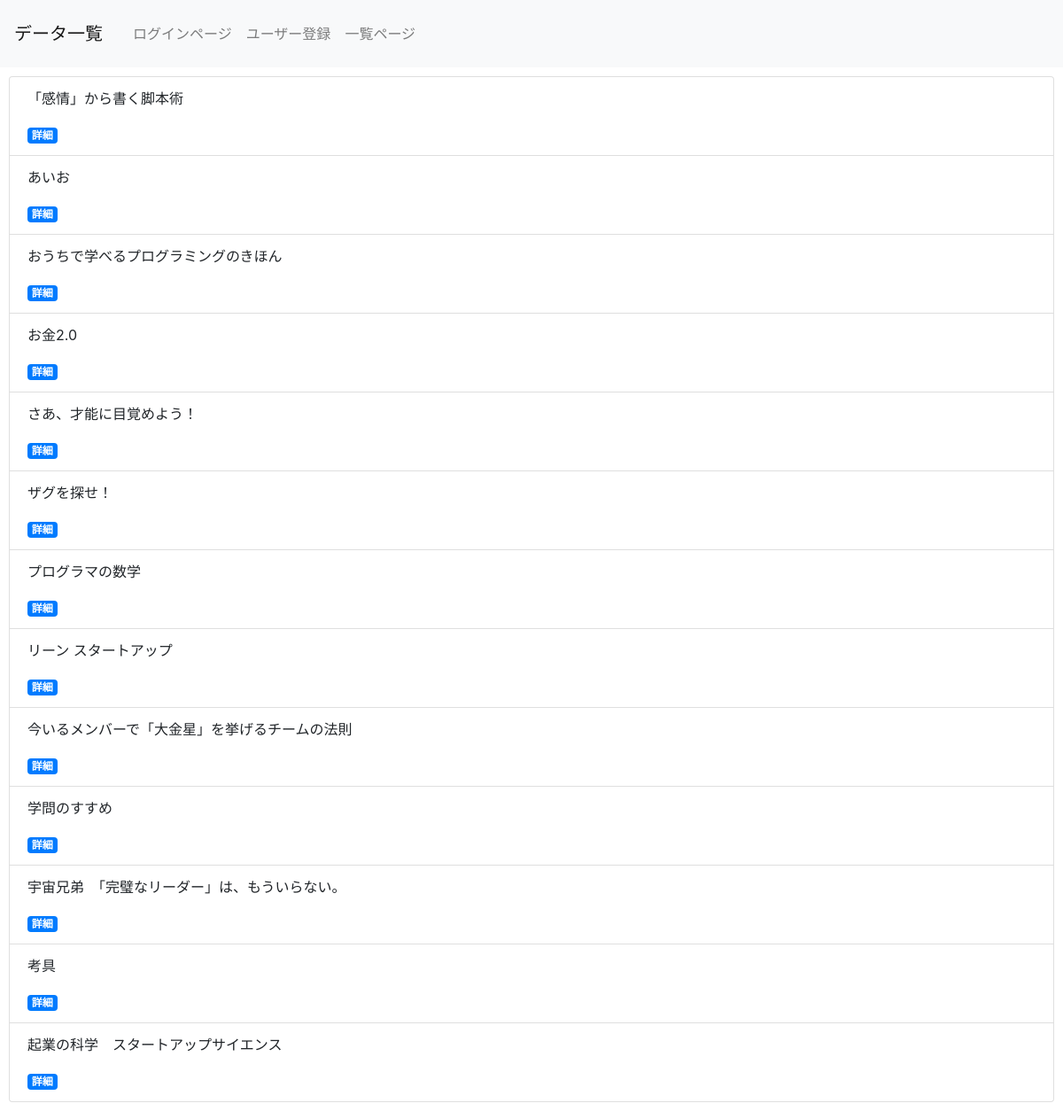
Screenshot of /select_nologin.php with the database file from the repository.
### tables this page shows
CREATE TABLE IF NOT EXISTS `gs_bm_table` (
`id` int(12) NOT NULL,
  `name` varchar(64) NOT NULL,
  `url` text NOT NULL,
  `comment` text NOT NULL,
  `indate` datetime NOT NULL
);

### select_nologin.php (the view, shortened to what this page needs)
<?php
$pdo=db_conn();
$sql = 'SELECT * FROM gs_bm_table ORDER BY name ASC LIMIT 100';
$stmt = $pdo->prepare($sql);
$status = $stmt->execute();
$view='';
if ($status==false) {
    $error = $stmt->errorInfo();
    exit('sqlError:'.$error[2]);
} else {
    while ($result = $stmt->fetch(PDO::FETCH_ASSOC)) {
        $view .= '<li class="list-group-item">';
        $view .= '<p>'.$result['name'].'</strong></p>';
        $view .= '<a href="detail_nologin.php?id='.$result['id'].'" class="badge badge-primary">詳細</a>';
        $view .= '</li>';
    }
}
?>
<!DOCTYPE html>
<html lang="ja">
<head>
    <link rel="stylesheet" href="https://stackpath.bootstrapcdn.com/bootstrap/4.2.1/css/bootstrap.min.css">
</head>
<body>
    <header>
        <nav class="navbar navbar-expand-lg navbar-light bg-light">
            <a class="navbar-brand" href="#">データ一覧</a>
            <div class="collapse navbar-collapse" id="navbarNav">
                <ul class="navbar-nav">
                    <li class="nav-item">
                        <a class="nav-link" href="login.php">ログインページ</a>
                    </li>
                    <li class="nav-item">
                        <a class="nav-link" href="user_index.php">ユーザー登録</a>
                    </li>
                    <li class="nav-item">
                        <a class="nav-link" href="select.php">一覧ページ</a>
                    </li>
                </ul>
            </div>
        </nav>
    </header>
    <div>
        <ul class="list-group">
            <?=$view?>
        </ul>
    </div>
</body>
</html>

### select_nologin.php (style rules this page uses)
div { padding: 10px; font-size: 16px; }

### rows the page displays
gs_bm_table: name "「感情」から書く脚本術"
gs_bm_table: name "あいお"
gs_bm_table: name "おうちで学べるプログラミングのきほん"
gs_bm_table: name "お金2.0"
gs_bm_table: name "さあ、才能に目覚めよう！"
gs_bm_table: name "ザグを探せ！"
gs_bm_table: name "プログラマの数学"
gs_bm_table: name "リーン スタートアップ"
gs_bm_table: name "今いるメンバーで「大金星」を挙げるチームの法則"
gs_bm_table: name "学問のすすめ"
gs_bm_table: name "宇宙兄弟 「完璧なリーダー」は、もういらない。"
gs_bm_table: name "考具"
gs_bm_table: name "起業の科学 スタートアップサイエンス"
